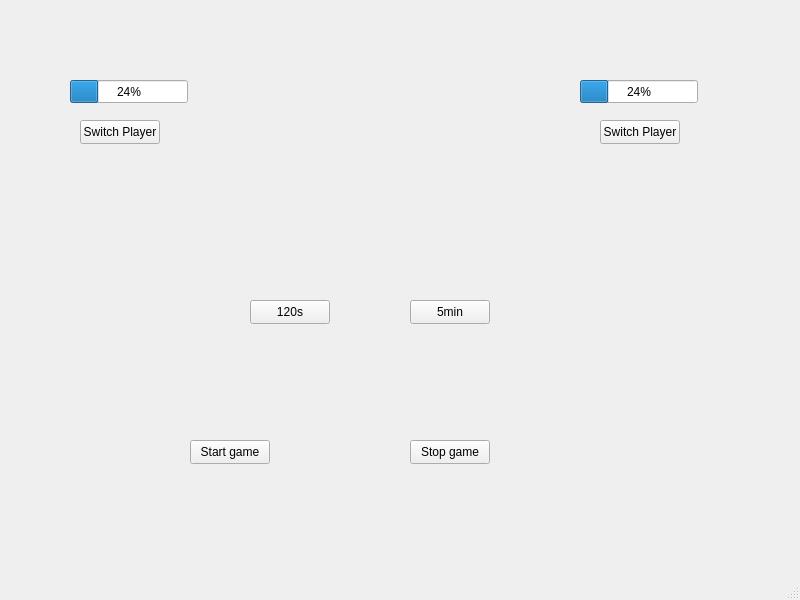
<?xml version="1.0" encoding="UTF-8"?>
<ui version="4.0">
 <class>MainWindow</class>
 <widget class="QMainWindow" name="MainWindow">
  <property name="geometry">
   <rect>
    <x>0</x>
    <y>0</y>
    <width>800</width>
    <height>600</height>
   </rect>
  </property>
  <property name="windowTitle">
   <string>MainWindow</string>
  </property>
  <widget class="QWidget" name="centralwidget">
   <widget class="QProgressBar" name="pBarPlayer1">
    <property name="geometry">
     <rect>
      <x>70</x>
      <y>80</y>
      <width>118</width>
      <height>23</height>
     </rect>
    </property>
    <property name="value">
     <number>24</number>
    </property>
   </widget>
   <widget class="QProgressBar" name="pBarPlayer2">
    <property name="geometry">
     <rect>
      <x>580</x>
      <y>80</y>
      <width>118</width>
      <height>23</height>
     </rect>
    </property>
    <property name="value">
     <number>24</number>
    </property>
   </widget>
   <widget class="QPushButton" name="btnPlayer1">
    <property name="geometry">
     <rect>
      <x>80</x>
      <y>120</y>
      <width>80</width>
      <height>24</height>
     </rect>
    </property>
    <property name="text">
     <string>Switch Player</string>
    </property>
   </widget>
   <widget class="QPushButton" name="btnPlayer2">
    <property name="geometry">
     <rect>
      <x>600</x>
      <y>120</y>
      <width>80</width>
      <height>24</height>
     </rect>
    </property>
    <property name="text">
     <string>Switch Player</string>
    </property>
   </widget>
   <widget class="QPushButton" name="btn120s">
    <property name="geometry">
     <rect>
      <x>250</x>
      <y>300</y>
      <width>80</width>
      <height>24</height>
     </rect>
    </property>
    <property name="text">
     <string>120s</string>
    </property>
   </widget>
   <widget class="QPushButton" name="btn5min">
    <property name="geometry">
     <rect>
      <x>410</x>
      <y>300</y>
      <width>80</width>
      <height>24</height>
     </rect>
    </property>
    <property name="text">
     <string>5min</string>
    </property>
   </widget>
   <widget class="QPushButton" name="btnStart">
    <property name="geometry">
     <rect>
      <x>190</x>
      <y>440</y>
      <width>80</width>
      <height>24</height>
     </rect>
    </property>
    <property name="text">
     <string>Start game</string>
    </property>
   </widget>
   <widget class="QPushButton" name="btnStop">
    <property name="geometry">
     <rect>
      <x>410</x>
      <y>440</y>
      <width>80</width>
      <height>24</height>
     </rect>
    </property>
    <property name="text">
     <string>Stop game</string>
    </property>
   </widget>
   <widget class="QLabel" name="gametext">
    <property name="geometry">
     <rect>
      <x>160</x>
      <y>170</y>
      <width>441</width>
      <height>121</height>
     </rect>
    </property>
    <property name="text">
     <string/>
    </property>
   </widget>
  </widget>
  <widget class="QMenuBar" name="menubar">
   <property name="geometry">
    <rect>
     <x>0</x>
     <y>0</y>
     <width>800</width>
     <height>21</height>
    </rect>
   </property>
  </widget>
  <widget class="QStatusBar" name="statusbar"/>
 </widget>
 <resources/>
 <connections/>
</ui>
